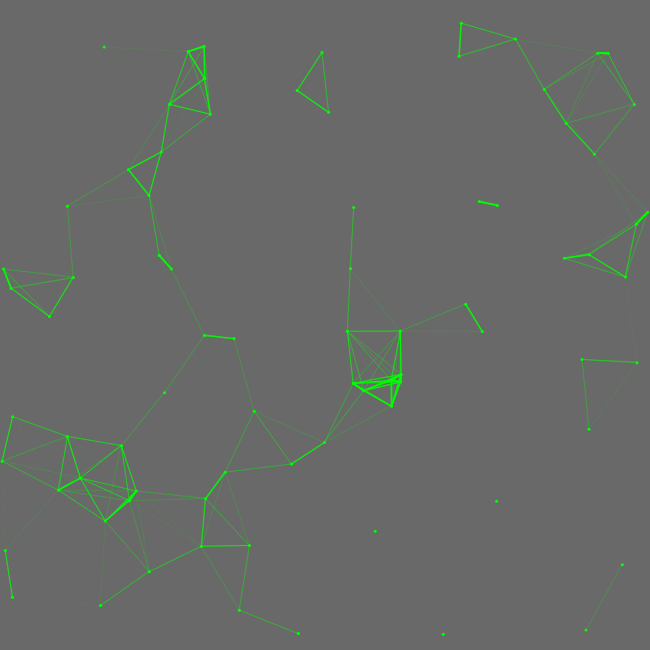
Frame 1 (no input)
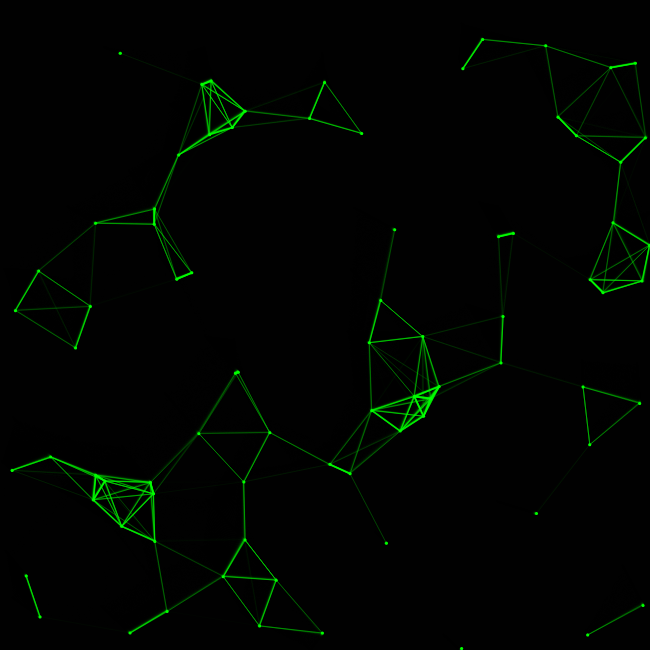
Frame 60 (no input)
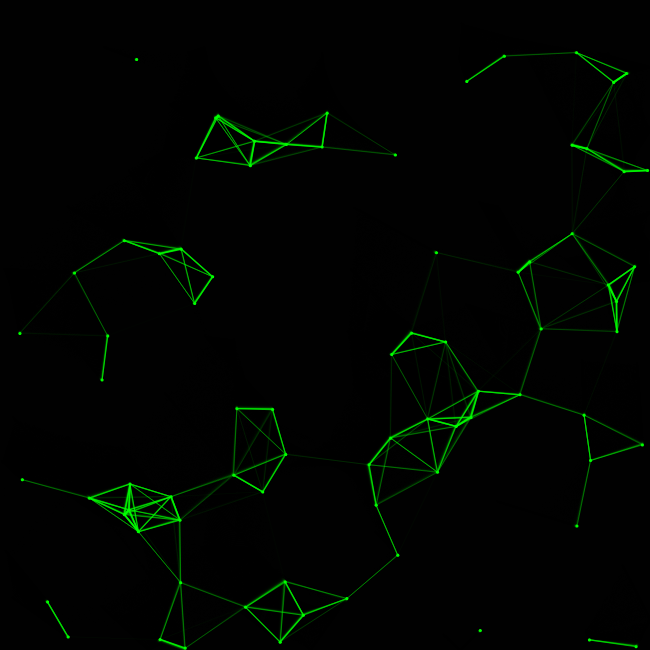
Frame 120 (the mouse pressed at the canvas centre since frame 60)

The p5.js sketch that drew these frames (run headless with seeded random() and noise() and a simulated clock; from frame 60 on, the mouse is pressed at the canvas centre):

// p5.js sketch
// ── sketch.js
/// <reference path="../TSDef/p5.global-mode.d.ts" />

"use strict";

//Diameter of one particle
let particleSize = 3;
//Total particles
let particleSum = 80;
//Distance the line gets drawn
let lineMaxDist = 100;
let particles = [];

function setup() {
  createCanvas(650, 650, P2D);
  stroke(0, 255, 0);
  fill(0, 255, 0);

  for (let i = 0; i < particleSum; i++) {
    particles.push(new Particle());
  }
}

function draw() {
  background(0, 150);
  //Move and display particles
  particles.forEach(particle => {
    particle.move();
    particle.connect();
    particle.display();
  });
}

class Particle {
  constructor() {
    this.x = Math.floor(Math.random() * width);
    this.y = Math.floor(Math.random() * height);
    this.xSpeed = Math.random() * 0.7;
    this.ySpeed = Math.random() * 0.7;
  }

  move() {
    this.x += this.xSpeed;
    this.y += this.ySpeed;

    if (this.x <= 0) this.xSpeed *= -1;
    if (this.x > width) this.xSpeed *= -1;
    if (this.y <= 0) this.ySpeed *= -1;
    if (this.y > height) this.ySpeed *= -1;
  }

  connect() {
    particles.forEach(particle => {
      let distance = dist(this.x, this.y, particle.x, particle.y);
      if (distance < lineMaxDist) {

        stroke(color(0, 255, 0, map(distance, 0, lineMaxDist, 255, 0)));
        strokeWeight(map(distance, 0, lineMaxDist, 2, 0));
        line(this.x, this.y, particle.x, particle.y);
      }
    })
  }

  display() {
    noStroke();
    ellipse(this.x, this.y, particleSize)
  }
}
